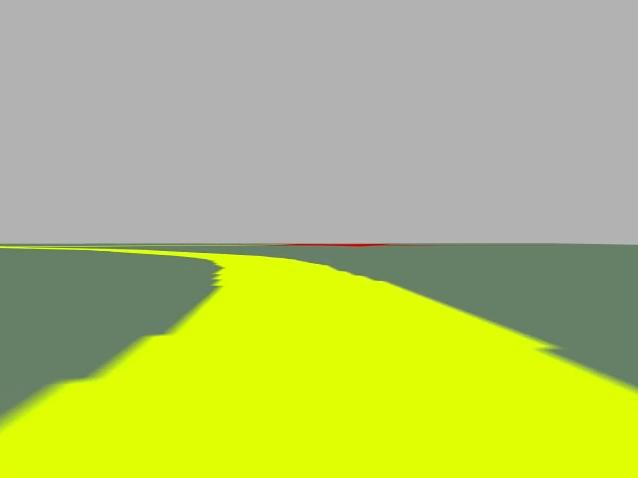
#> input picture catkin_ws/src/assignment_OpenCv/test1.jpg, 638 x 478 px
$ python hough.py
#> lines starting #> are read from the running program, lines starting #| are printed output that depends on the picture; after the words box and inside, x2 and y2 are one past the last pixel; in counts of white or black regions, pixels touching at a corner belong together
import cv2
import numpy as np
img = cv2.imread('test1.jpg')
#> img is the input picture: shape (478, 638, 3); mean B, G, R 109, 194.4, 180.1
print(img.shape)
#| (478, 638, 3)
crop_img = img[int(478*2/3-50):int(478)][1:int(638)]
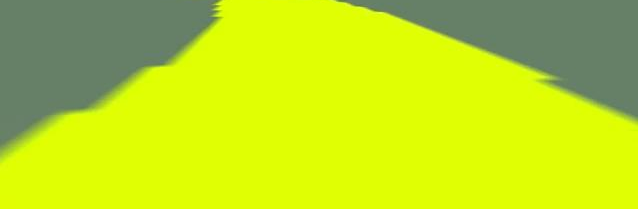
#> crop_img: shape (209, 638, 3); mean B, G, R 30.8, 219.8, 190
#kernel = np.ones((3,3),np.float32)/9
#img1 = cv2.filter2D(crop_img,-1,kernel)
img1 = cv2.GaussianBlur(crop_img,(9,9),0)			#change filter type
gray = cv2.cvtColor(img1,cv2.COLOR_BGR2GRAY)
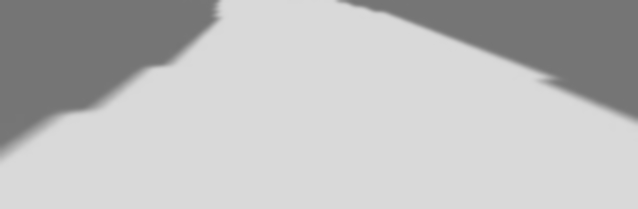
#> gray: shape (209, 638); min 116, max 218, mean 189.3
#img1 = cv2.GaussianBlur(gray,(5,5),0)			#change filter type
edges = cv2.Canny(gray,40,80,apertureSize = 3)
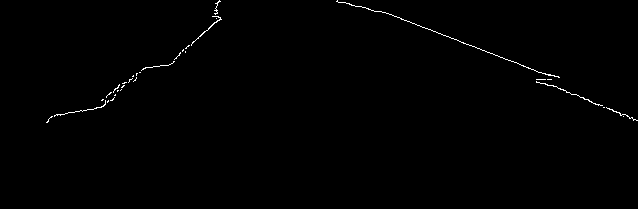
#> edges: shape (209, 638); 0.51% white in thin lines or dots, all inside (x1, y1, x2, y2) = (46, 0, 638, 123)
#cv2.imshow('1', edges)
#cv2.waitKey(0)
minLineLength = 10
maxLineGap = 1
lines = cv2.HoughLinesP(edges,1,np.pi/180,100,minLineLength,maxLineGap)
#> lines = None
print(lines)
#| None

try:
	for x1,y1,x2,y2 in lines[0]:
		cv2.line(img,(x1,y1),(x2,y2),(0,255,0),2)
except:
	print("An exception occurred")
#| An exception occurred

cv2.imwrite('houghlines5.jpg',img)

cv2.imshow('1', edges)
cv2.waitKey(0)
